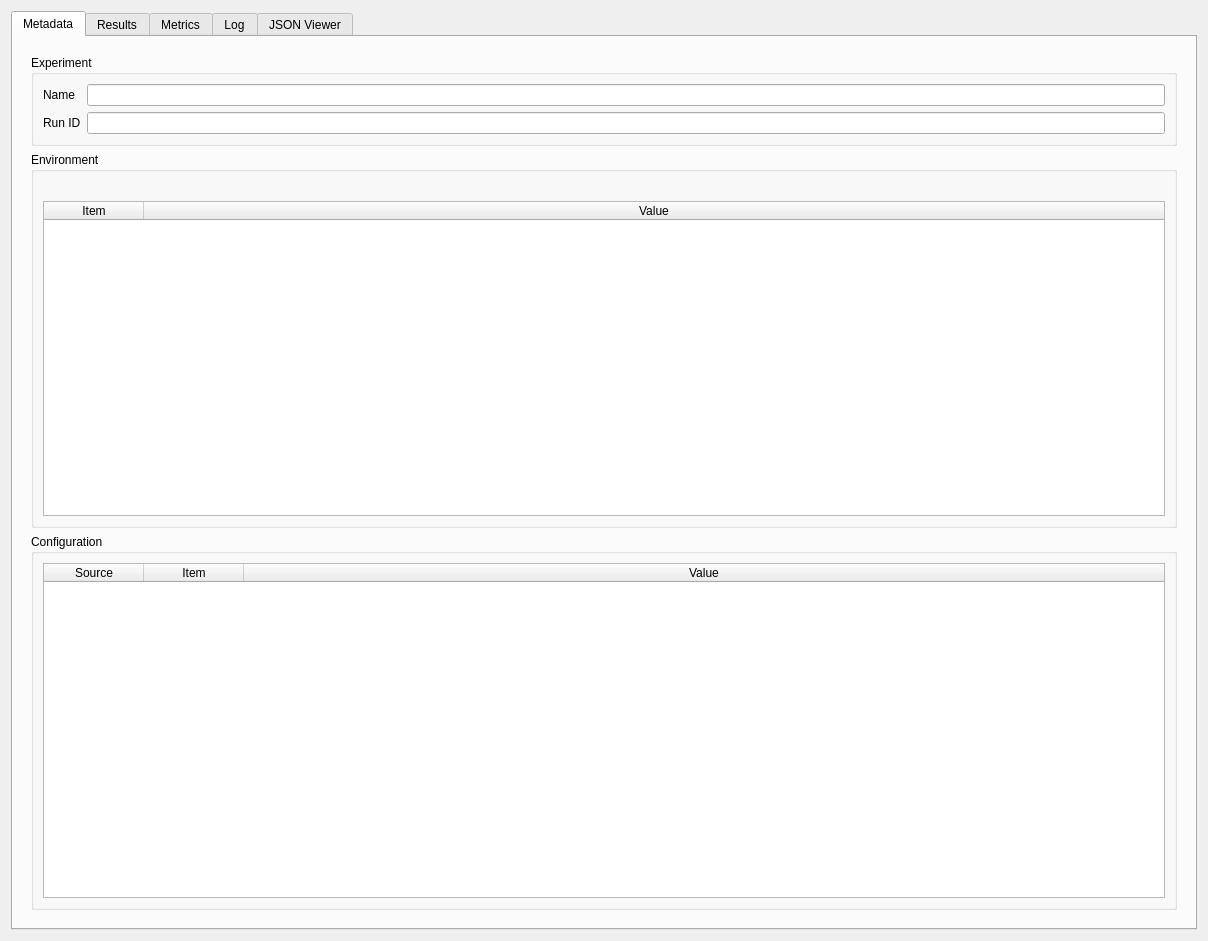
<?xml version="1.0" encoding="UTF-8"?>
<ui version="4.0">
 <class>Form</class>
 <widget class="QWidget" name="Form">
  <property name="geometry">
   <rect>
    <x>0</x>
    <y>0</y>
    <width>1208</width>
    <height>941</height>
   </rect>
  </property>
  <property name="sizePolicy">
   <sizepolicy hsizetype="Maximum" vsizetype="Maximum">
    <horstretch>0</horstretch>
    <verstretch>0</verstretch>
   </sizepolicy>
  </property>
  <property name="windowTitle">
   <string>CHIA JSON Result Viewer</string>
  </property>
  <layout class="QVBoxLayout" name="verticalLayout">
   <item>
    <widget class="QTabWidget" name="tab_widget">
     <property name="minimumSize">
      <size>
       <width>0</width>
       <height>0</height>
      </size>
     </property>
     <property name="currentIndex">
      <number>0</number>
     </property>
     <widget class="QWidget" name="tab_info">
      <attribute name="title">
       <string>Metadata</string>
      </attribute>
      <layout class="QVBoxLayout" name="verticalLayout_3">
       <item>
        <widget class="QWidget" name="widget" native="true">
         <layout class="QVBoxLayout" name="verticalLayout_4">
          <item>
           <widget class="QGroupBox" name="groupBox_2">
            <property name="title">
             <string>Experiment</string>
            </property>
            <layout class="QFormLayout" name="formLayout">
             <item row="0" column="0">
              <widget class="QLabel" name="label">
               <property name="text">
                <string>Name</string>
               </property>
              </widget>
             </item>
             <item row="0" column="1">
              <widget class="QLineEdit" name="line_experimentname">
               <property name="readOnly">
                <bool>true</bool>
               </property>
              </widget>
             </item>
             <item row="1" column="0">
              <widget class="QLabel" name="label_2">
               <property name="text">
                <string>Run ID</string>
               </property>
              </widget>
             </item>
             <item row="1" column="1">
              <widget class="QLineEdit" name="line_runid">
               <property name="readOnly">
                <bool>true</bool>
               </property>
              </widget>
             </item>
            </layout>
           </widget>
          </item>
          <item>
           <widget class="QGroupBox" name="groupBox">
            <property name="title">
             <string>Environment</string>
            </property>
            <layout class="QVBoxLayout" name="verticalLayout_5">
             <item>
              <widget class="QLabel" name="label_chiaversion">
               <property name="text">
                <string/>
               </property>
              </widget>
             </item>
             <item>
              <widget class="QTableWidget" name="table_environment">
               <property name="editTriggers">
                <set>QAbstractItemView::NoEditTriggers</set>
               </property>
               <property name="columnCount">
                <number>2</number>
               </property>
               <attribute name="horizontalHeaderStretchLastSection">
                <bool>true</bool>
               </attribute>
               <attribute name="verticalHeaderVisible">
                <bool>false</bool>
               </attribute>
               <column>
                <property name="text">
                 <string>Item</string>
                </property>
               </column>
               <column>
                <property name="text">
                 <string>Value</string>
                </property>
               </column>
              </widget>
             </item>
            </layout>
           </widget>
          </item>
          <item>
           <widget class="QGroupBox" name="groupBox_5">
            <property name="title">
             <string>Configuration</string>
            </property>
            <layout class="QVBoxLayout" name="verticalLayout_7">
             <item>
              <widget class="QTableWidget" name="table_configuration">
               <property name="editTriggers">
                <set>QAbstractItemView::NoEditTriggers</set>
               </property>
               <property name="columnCount">
                <number>3</number>
               </property>
               <attribute name="horizontalHeaderStretchLastSection">
                <bool>true</bool>
               </attribute>
               <attribute name="verticalHeaderVisible">
                <bool>false</bool>
               </attribute>
               <column>
                <property name="text">
                 <string>Source</string>
                </property>
               </column>
               <column>
                <property name="text">
                 <string>Item</string>
                </property>
               </column>
               <column>
                <property name="text">
                 <string>Value</string>
                </property>
               </column>
              </widget>
             </item>
            </layout>
           </widget>
          </item>
         </layout>
        </widget>
       </item>
      </layout>
     </widget>
     <widget class="QWidget" name="tab_results">
      <attribute name="title">
       <string>Results</string>
      </attribute>
      <layout class="QHBoxLayout" name="horizontalLayout_5">
       <item>
        <widget class="QGroupBox" name="groupBox_6">
         <property name="maximumSize">
          <size>
           <width>384</width>
           <height>16777215</height>
          </size>
         </property>
         <property name="title">
          <string>Results</string>
         </property>
         <layout class="QHBoxLayout" name="horizontalLayout_6">
          <item>
           <widget class="QTableWidget" name="table_resulttypes">
            <property name="editTriggers">
             <set>QAbstractItemView::NoEditTriggers</set>
            </property>
            <property name="selectionBehavior">
             <enum>QAbstractItemView::SelectRows</enum>
            </property>
            <property name="columnCount">
             <number>3</number>
            </property>
            <attribute name="horizontalHeaderDefaultSectionSize">
             <number>110</number>
            </attribute>
            <attribute name="horizontalHeaderStretchLastSection">
             <bool>true</bool>
            </attribute>
            <attribute name="verticalHeaderVisible">
             <bool>false</bool>
            </attribute>
            <column>
             <property name="text">
              <string>Sender</string>
             </property>
            </column>
            <column>
             <property name="text">
              <string>Result</string>
             </property>
            </column>
            <column>
             <property name="text">
              <string>#</string>
             </property>
            </column>
           </widget>
          </item>
         </layout>
        </widget>
       </item>
       <item>
        <widget class="QGroupBox" name="groupBox_7">
         <property name="title">
          <string>Plot Settings</string>
         </property>
         <layout class="QVBoxLayout" name="verticalLayout_9">
          <item>
           <widget class="QLabel" name="label_4">
            <property name="text">
             <string>X Axis Selection</string>
            </property>
           </widget>
          </item>
          <item>
           <widget class="QRadioButton" name="radio_result_step">
            <property name="text">
             <string>Step</string>
            </property>
            <property name="checked">
             <bool>true</bool>
            </property>
           </widget>
          </item>
          <item>
           <widget class="QRadioButton" name="radio_result_timestamp">
            <property name="text">
             <string>Timestamp</string>
            </property>
           </widget>
          </item>
          <item>
           <spacer name="verticalSpacer_2">
            <property name="orientation">
             <enum>Qt::Vertical</enum>
            </property>
            <property name="sizeHint" stdset="0">
             <size>
              <width>20</width>
              <height>757</height>
             </size>
            </property>
           </spacer>
          </item>
         </layout>
        </widget>
       </item>
       <item>
        <widget class="QGroupBox" name="groupbox_result_plot">
         <property name="title">
          <string>Plot</string>
         </property>
         <layout class="QHBoxLayout" name="horizontalLayout_8"/>
        </widget>
       </item>
       <item>
        <widget class="QGroupBox" name="groupBox_9">
         <property name="minimumSize">
          <size>
           <width>300</width>
           <height>0</height>
          </size>
         </property>
         <property name="title">
          <string>Raw Data</string>
         </property>
         <layout class="QVBoxLayout" name="verticalLayout_10">
          <item>
           <widget class="QTableWidget" name="table_resultraw">
            <attribute name="horizontalHeaderStretchLastSection">
             <bool>true</bool>
            </attribute>
            <attribute name="verticalHeaderVisible">
             <bool>false</bool>
            </attribute>
            <column>
             <property name="text">
              <string>-</string>
             </property>
            </column>
            <column>
             <property name="text">
              <string>Value</string>
             </property>
            </column>
           </widget>
          </item>
         </layout>
        </widget>
       </item>
      </layout>
     </widget>
     <widget class="QWidget" name="tab_metrics">
      <attribute name="title">
       <string>Metrics</string>
      </attribute>
      <layout class="QHBoxLayout" name="horizontalLayout">
       <item>
        <widget class="QGroupBox" name="groupBox_3">
         <property name="maximumSize">
          <size>
           <width>384</width>
           <height>16777215</height>
          </size>
         </property>
         <property name="title">
          <string>Metrics</string>
         </property>
         <layout class="QHBoxLayout" name="horizontalLayout_2">
          <item>
           <widget class="QTableWidget" name="table_metrictypes">
            <property name="editTriggers">
             <set>QAbstractItemView::NoEditTriggers</set>
            </property>
            <property name="selectionBehavior">
             <enum>QAbstractItemView::SelectRows</enum>
            </property>
            <property name="columnCount">
             <number>3</number>
            </property>
            <attribute name="horizontalHeaderDefaultSectionSize">
             <number>110</number>
            </attribute>
            <attribute name="horizontalHeaderStretchLastSection">
             <bool>true</bool>
            </attribute>
            <attribute name="verticalHeaderVisible">
             <bool>false</bool>
            </attribute>
            <column>
             <property name="text">
              <string>Sender</string>
             </property>
            </column>
            <column>
             <property name="text">
              <string>Metric</string>
             </property>
            </column>
            <column>
             <property name="text">
              <string>#</string>
             </property>
            </column>
           </widget>
          </item>
         </layout>
        </widget>
       </item>
       <item>
        <widget class="QGroupBox" name="groupBox_4">
         <property name="sizePolicy">
          <sizepolicy hsizetype="Preferred" vsizetype="Preferred">
           <horstretch>0</horstretch>
           <verstretch>0</verstretch>
          </sizepolicy>
         </property>
         <property name="maximumSize">
          <size>
           <width>192</width>
           <height>16777215</height>
          </size>
         </property>
         <property name="title">
          <string>Plot Settings</string>
         </property>
         <layout class="QVBoxLayout" name="verticalLayout_6">
          <item>
           <widget class="QLabel" name="label_3">
            <property name="text">
             <string>X Axis Selection</string>
            </property>
           </widget>
          </item>
          <item>
           <widget class="QRadioButton" name="radio_metric_step">
            <property name="text">
             <string>Step</string>
            </property>
            <property name="checked">
             <bool>true</bool>
            </property>
           </widget>
          </item>
          <item>
           <widget class="QRadioButton" name="radio_metric_timestamp">
            <property name="text">
             <string>Timestamp</string>
            </property>
           </widget>
          </item>
          <item>
           <spacer name="verticalSpacer">
            <property name="orientation">
             <enum>Qt::Vertical</enum>
            </property>
            <property name="sizeHint" stdset="0">
             <size>
              <width>20</width>
              <height>40</height>
             </size>
            </property>
           </spacer>
          </item>
         </layout>
        </widget>
       </item>
       <item>
        <widget class="QGroupBox" name="groupbox_metric_plot">
         <property name="sizePolicy">
          <sizepolicy hsizetype="Preferred" vsizetype="Preferred">
           <horstretch>0</horstretch>
           <verstretch>0</verstretch>
          </sizepolicy>
         </property>
         <property name="title">
          <string>Plot</string>
         </property>
         <layout class="QHBoxLayout" name="horizontalLayout_3"/>
        </widget>
       </item>
       <item>
        <widget class="QGroupBox" name="groupbox_6">
         <property name="minimumSize">
          <size>
           <width>300</width>
           <height>0</height>
          </size>
         </property>
         <property name="title">
          <string>Raw Data</string>
         </property>
         <layout class="QHBoxLayout" name="horizontalLayout_4">
          <item>
           <widget class="QTableWidget" name="table_metricraw">
            <attribute name="horizontalHeaderStretchLastSection">
             <bool>true</bool>
            </attribute>
            <attribute name="verticalHeaderVisible">
             <bool>false</bool>
            </attribute>
            <column>
             <property name="text">
              <string>-</string>
             </property>
            </column>
            <column>
             <property name="text">
              <string>Value</string>
             </property>
            </column>
           </widget>
          </item>
         </layout>
        </widget>
       </item>
      </layout>
     </widget>
     <widget class="QWidget" name="tab_log">
      <attribute name="title">
       <string>Log</string>
      </attribute>
      <layout class="QVBoxLayout" name="verticalLayout_8">
       <item>
        <widget class="QTableWidget" name="table_log">
         <property name="editTriggers">
          <set>QAbstractItemView::NoEditTriggers</set>
         </property>
         <property name="selectionBehavior">
          <enum>QAbstractItemView::SelectRows</enum>
         </property>
         <attribute name="horizontalHeaderDefaultSectionSize">
          <number>110</number>
         </attribute>
         <attribute name="horizontalHeaderStretchLastSection">
          <bool>true</bool>
         </attribute>
         <column>
          <property name="text">
           <string>Timestamp</string>
          </property>
         </column>
         <column>
          <property name="text">
           <string>Level</string>
          </property>
         </column>
         <column>
          <property name="text">
           <string>Sender</string>
          </property>
         </column>
         <column>
          <property name="text">
           <string>Message</string>
          </property>
         </column>
        </widget>
       </item>
      </layout>
     </widget>
     <widget class="QWidget" name="tab_json_viwer">
      <attribute name="title">
       <string>JSON Viewer</string>
      </attribute>
      <layout class="QVBoxLayout" name="verticalLayout_2">
       <item>
        <widget class="QPlainTextEdit" name="raw_json_text">
         <property name="font">
          <font>
           <family>Monospace</family>
          </font>
         </property>
         <property name="readOnly">
          <bool>true</bool>
         </property>
        </widget>
       </item>
      </layout>
     </widget>
    </widget>
   </item>
  </layout>
 </widget>
 <resources/>
 <connections/>
</ui>
